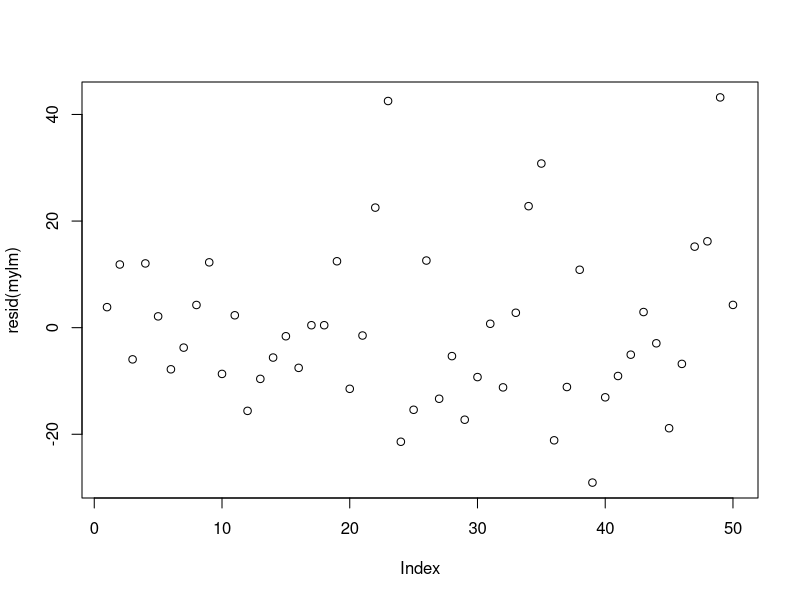
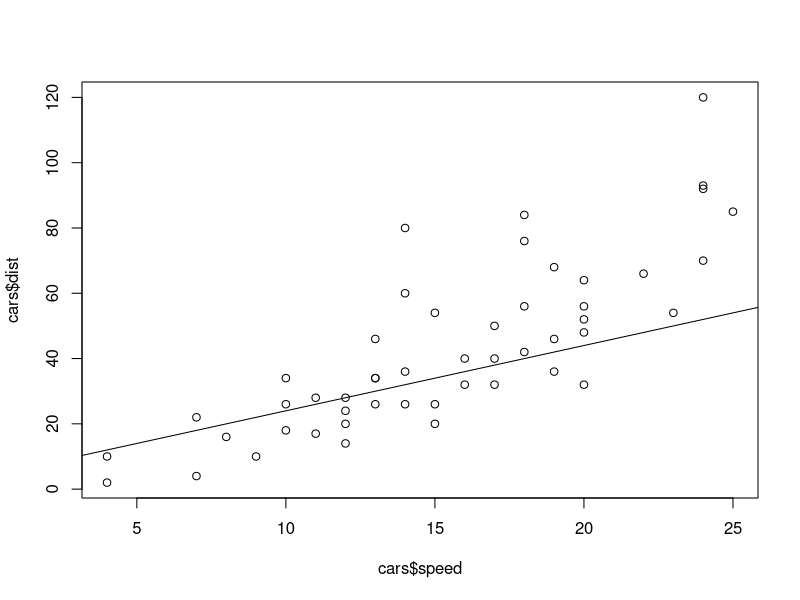

The R script that drew these images, in order:
mylm = lm(cars$dist~cars$speed)
summary(mylm)

predict(mylm, interval = "confidence")

coef(mylm)

resid(mylm)
plot(resid(mylm))
plot(cars$speed, cars$dist)
abline(cars$speed, cars$dist)
